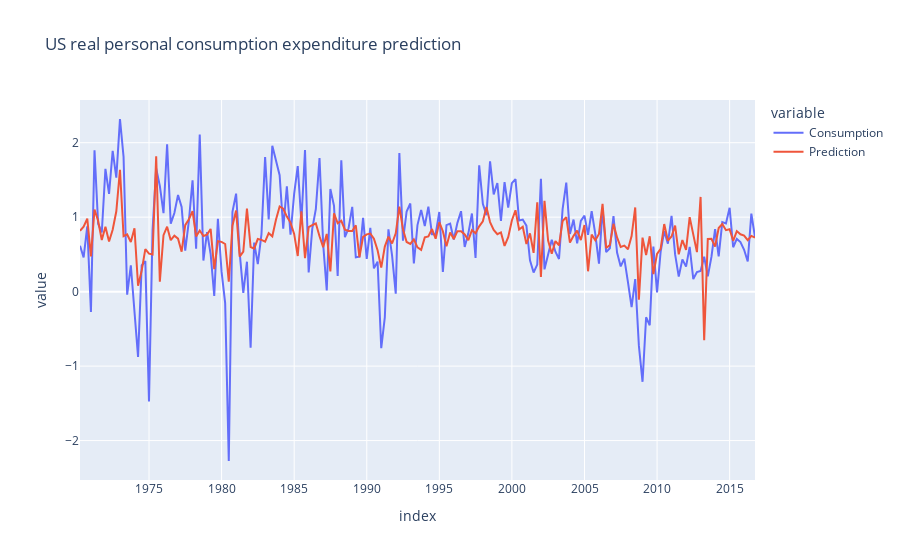

Notebook cell for this chart:
### Code cell
# Fit results plot
comparative_data = pd.DataFrame(np.array([y,y_pred]).T, columns = ['Consumption', 'Prediction'], index = quarters)

x_line = np.linspace(comparative_data['Consumption'].max(),comparative_data['Consumption'].min(), 10)
sns.scatterplot(data = comparative_data,x = 'Consumption',y = 'Prediction', label = 'Actual Fit')
plt.plot(x_line,x_line, color = 'red', label = 'Theoretically Perfect Fit')
plt.title('Fit result')
plt.legend();
px.line(comparative_data,x = uschange_data.index, y =  ['Consumption', 'Prediction'], 
        title = 'US real personal consumption expenditure prediction')

### Figure 1 — Plotly figure (JSON) as saved in the notebook; plotly's stock layout.template omitted (floating-point values rounded to 4 significant figures; data arrays with more than 128 entries replaced by an {"elided": "..."} marker saying what was removed)
{"data": [{"hovertemplate": "variable=Consumption<br>index=%{x}<br>value=%{y}<extra></extra>", "legendgroup": "Consumption", "line": {"color": "#636efa", "dash": "solid"}, "mode": "lines", "name": "Consumption", "orientation": "v", "showlegend": true, "type": "scatter", "x": {"elided": "187 str values"}, "xaxis": "x", "y": {"elided": "187 float values"}, "yaxis": "y"}, {"hovertemplate": "variable=Prediction<br>index=%{x}<br>value=%{y}<extra></extra>", "legendgroup": "Prediction", "line": {"color": "#EF553B", "dash": "solid"}, "mode": "lines", "name": "Prediction", "orientation": "v", "showlegend": true, "type": "scatter", "x": {"elided": "187 str values"}, "xaxis": "x", "y": {"elided": "187 float values"}, "yaxis": "y"}], "layout": {"legend": {"title": {"text": "variable"}, "tracegroupgap": 0}, "title": {"text": "US real personal consumption expenditure prediction"}, "xaxis": {"anchor": "y", "domain": [0, 1], "title": {"text": "index"}}, "yaxis": {"anchor": "x", "domain": [0, 1], "title": {"text": "value"}}}}
